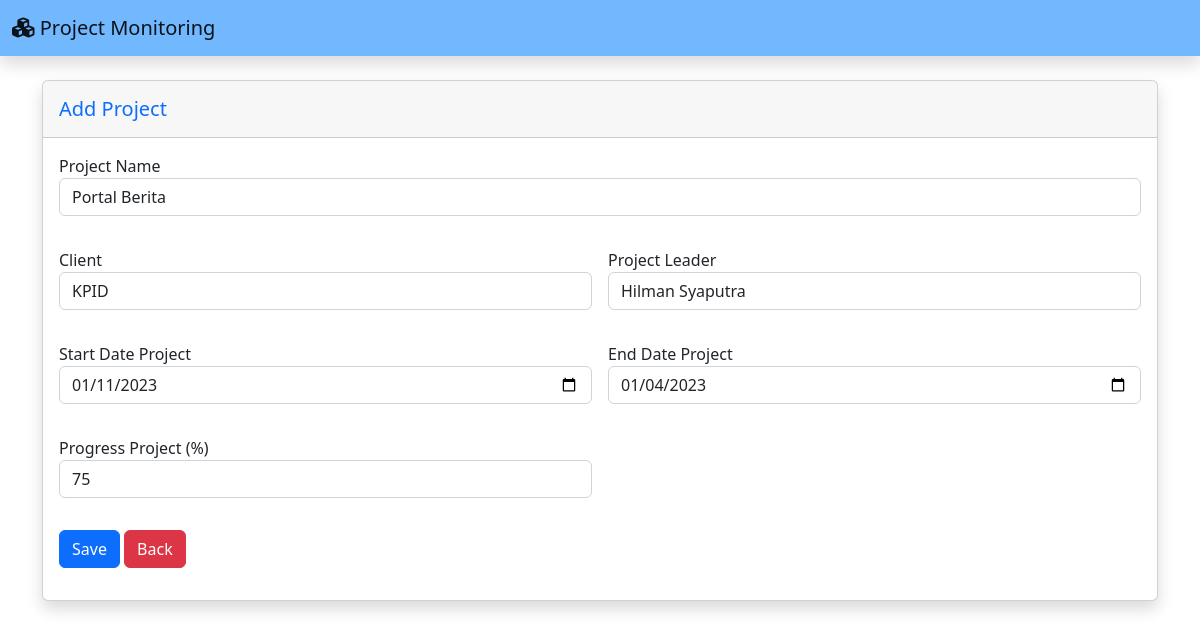
Page /data-project.php?&hal=edit&id=3 (signed in) on the committed database.
### tables this page shows
CREATE TABLE `projects` (
  `id_project` bigint(20) UNSIGNED NOT NULL,
  `project_name` varchar(255) NOT NULL,
  `client_name` varchar(255) NOT NULL,
  `start_date` date NOT NULL,
  `end_date` date NOT NULL,
  `progress` int(11) NOT NULL,
  `leader_id` bigint(20) UNSIGNED NOT NULL,
  `created_at` timestamp NULL DEFAULT NULL,
  `updated_at` timestamp NULL DEFAULT NULL
);

CREATE TABLE `leaders` (
  `id` bigint(20) UNSIGNED NOT NULL,
  `leader_name` varchar(255) NOT NULL,
  `leader_email` varchar(255) NOT NULL,
  `image_path` varchar(255) NOT NULL,
  `created_at` timestamp NULL DEFAULT NULL,
  `updated_at` timestamp NULL DEFAULT NULL
);

### function/crudfunction.php (called while the page is built, shortened)
<?php
include 'connection.php';
if (isset($_GET['hal'])) {
    if ($_GET['hal'] == 'edit') {
        $selectData = mysqli_query(
            $connect,
            "SELECT * FROM projects JOIN leaders WHERE projects.leader_id = leaders.id AND projects.id_project = '$_GET[id]'"
        );
        $tampilData = mysqli_fetch_array($selectData);
        if ($tampilData) {
            $Tproject_name = $tampilData['project_name'];
            $Tclient_name = $tampilData['client_name'];
            $Tstart_date = $tampilData['start_date'];
            $Tend_date = $tampilData['end_date'];
            $Tprogress = $tampilData['progress'];
            $Tleader_id = $tampilData['leader_id'];
            $Tleader_name = $tampilData['leader_name'];
        }
    } elseif ($_GET['hal'] == 'delete') {
        deleteData();
    }
}

### data-project.php (the view, shortened to what this page needs)
<?php
include 'function/crudfunction.php';
?>
<!DOCTYPE html>
<html lang="en">
<head>
    <link href="https://cdn.jsdelivr.net/npm/bootstrap@5.2.3/dist/css/bootstrap.min.css" rel="stylesheet"
>
</head>
<body>
    <nav class="navbar navbar-expand navbar-light topbar mb-4 static-top shadow" style="background-color: #72b8ff;">
        <div class="container-fluid">
            <a class="navbar-brand d-inline-block" href="#">
                <i class="fa-solid fa-cubes" alt="Logo" width="30" height="24"
                    class="d-inline-block align-text-top"></i>
                Project Monitoring
            </a>
        </div>
    </nav>
    <div class="container">
        <div class="card shadow mb-4">
            <div class="card-header d-flex justify-content-between py-3">
                <h5 class="m-0 font-weight-bold text-primary d-md-inline">Add Project</h5>
            </div>
            <div class="card-body">
                <form method="post" action="" class="row g-3">
                    <div class="col-md-12 mb-3">
                        <label for="project_name">Project Name</label>
                        <input class="form-control" type="text" name="project_name" value="<?= @$Tproject_name ?>"
                            id="project_name" autocomplete="off">
                    </div>
                    <div class="col-md-6 mb-3">
                        <label for="client_name">Client</label>
                        <input class="form-control" type="text" name="client_name" value="<?= @$Tclient_name ?>"
                            id="client_name" autocomplete="off">
                    </div>
                    <div class="col-md-6 mb-3">
                        <label for="leader_id">Project Leader</label>
                        <select class="selectpicker form-control" name="leader_id">
                            <?php if (isset($Tleader_id)) {
                                echo '
                                            <option selected value="' .
                                    $Tleader_id .
                                    '">' .
                                    $Tleader_name .
                                    '</option>
                                            ';
                            } ?>
                        </select>
                    </div>
                    <div class="col-md-6 mb-3">
                        <label for="start_date">Start Date Project</label>
                        <input class="form-control" type="date" name="start_date" value="<?= @$Tstart_date ?>"
                            id="start_date" autocomplete="off">
                    </div>
                    <div class="col-md-6 mb-3">
                        <label for="end_date">End Date Project</label>
                        <input class="form-control" type="date" name="end_date" value="<?= @$Tend_date ?>" id="end_date"
                            autocomplete="off">
                    </div>
                    <div class="col-md-6 mb-3">
                        <label for="progress">Progress Project (%)</label>
                        <input class="form-control" type="text" name="progress" value="<?= @$Tprogress ?>"
                            id="client_name" autocomplete="off">
                    </div>
                    <div class="col-12 mb-3 d-flex">
                        <div class="col-6">
                            <button type="submit" name="submit" class="btn btn-primary float-right">Save</button>
                            <a href="index.php" type="back" name="back" class="btn btn-danger float-right">Back</a>
                        </div>
                    </div>
                </form>
            </div>
        </div>
    </div>
</body>
</html>

### rows in the picture
projects: project_name "Portal Berita", client_name "KPID", leader_id "Hilman Syaputra", start_date "01/11/2023", end_date "01/04/2023", progress "75"
